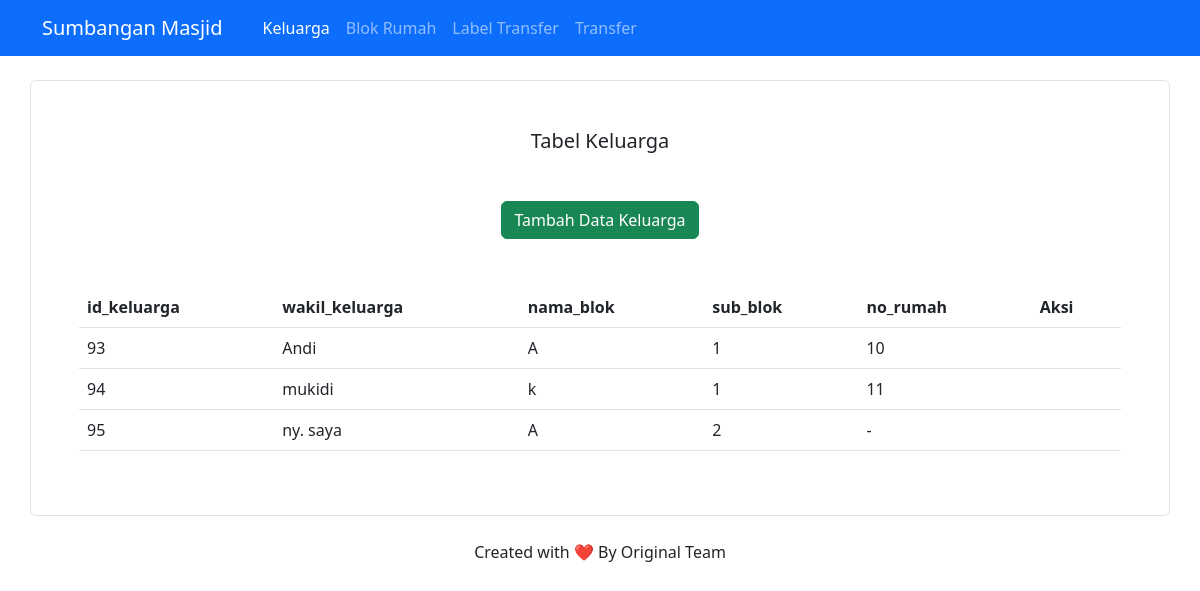
Page /index.php/keluarga on the committed database.
### tables this page shows
CREATE TABLE `keluarga` (
  `id_keluarga` int(11) NOT NULL,
  `wakil_keluarga` varchar(50) NOT NULL,
  `id_detail_blok` int(11) NOT NULL,
  `no_rumah` varchar(5) DEFAULT NULL
);

CREATE TABLE `blok` (
  `id_blok` int(11) NOT NULL,
  `nama_blok` varchar(30) NOT NULL
);

CREATE TABLE `detail_blok` (
  `id_detail_blok` int(11) NOT NULL,
  `id_blok` int(11) NOT NULL,
  `sub_blok` char(2) NOT NULL DEFAULT ''
);

### application/controllers/Keluarga.php (called while the page is built, shortened)
<?php
class Keluarga extends CI_Controller {
  public $menu_aktif = 'keluarga';
  public function __construct() {
      $this->load->library('form_validation');
      $this->load->model('M_mahasiswa');
  }
  public function index() {
    $keluargas = $this->db->select('id_keluarga, wakil_keluarga, nama_blok, sub_blok, no_rumah')
              ->from('keluarga')
              ->join('detail_blok', 'keluarga.id_detail_blok = detail_blok.id_detail_blok')
              ->join('blok', 'detail_blok.id_blok = blok.id_blok')
              ->get()
              ->result_array();
    $columns = (count($keluargas) > 0) ? array_keys($keluargas[0]) : [];
    $data_konten['keluargas'] = $keluargas;
    $data_konten['columns'] = $columns;
    $data_konten['flashdata'] = $this->session->flashdata();
    $data['konten'] = $this->load->view('keluarga/index.php', $data_konten, TRUE);
    $data['menus'] = $this->config->item('menus');
    $data['menu_aktif'] = $this->menu_aktif;
    $data['js'] = $this->load->view('keluarga/index.js', null, TRUE);
    $this->load->view('template', $data);
  }
}

### index.php (called while the page is built, shortened)
<?php
require_once BASEPATH.'core/CodeIgniter.php';

### application/views/keluarga/index.php (the view, shortened to what this page needs)
<div class="container mt-4 p-5 border border-1 rounded">
  <h5 class="text-center mb-5">Tabel Keluarga</h5>
  <div class="text-center mb-5">
    <a class="btn btn-success"
    href="<?= base_url("keluarga/tambah") ?>" role="button">
    Tambah Data Keluarga
    </a>
  </div>
  <table class="table" id="tabel">
    <thead>
      <tr>
      <?php foreach ($columns as $column) : ?>
        <th><?= $column ?></th>
      <?php endforeach ?>
      <?php if (count($keluargas) > 0 ) : ?>
        <th>Aksi</th>
      <?php endif ?>
      </tr>
    </thead>
    <tbody>
      <?php foreach ($keluargas as $keluarga) : ?>
      <tr>
        <?php
          foreach ($columns as $column) {
            $nilai = $keluarga[$column];
            if ($nilai == "") echo "<td>-</td>";
            else echo "<td>{$nilai}</td>";
          }
          ?>
          <?php if (count($keluargas) > 0 ) : ?>
            <td></td>
          <?php endif ?>
      </tr>
      <?php endforeach ?>
    </tbody>
  </table>
</div>

### rows in the picture
keluarga: id_keluarga "93", wakil_keluarga "Andi", blok.nama_blok "A", id_detail_blok.sub_blok "1", no_rumah "10"
keluarga: id_keluarga "94", wakil_keluarga "mukidi", blok.nama_blok "k", id_detail_blok.sub_blok "1", no_rumah "11"
keluarga: id_keluarga "95", wakil_keluarga "ny. saya", blok.nama_blok "A", id_detail_blok.sub_blok "2"

### other values in the picture
$label_menu "Keluarga"
$label_menu "Blok Rumah"
$label_menu "Label Transfer"
$label_menu "Transfer"
$column "id_keluarga"
$column "wakil_keluarga"
$column "nama_blok"
$column "sub_blok"
$column "no_rumah"
